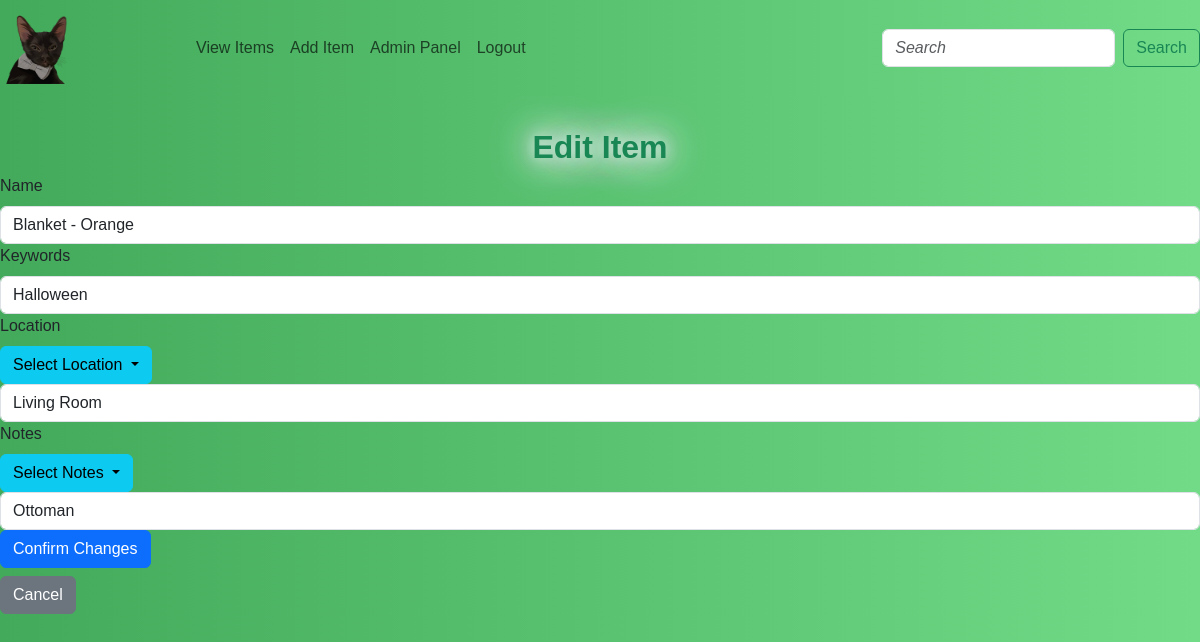
/edit/5 (signed in), run on the app's committed database.
### app/models.py (models this page shows, shortened)
class Item(db.Model):
    id = db.Column(db.Integer, primary_key=True)
    name = db.Column(db.String(100), nullable=False)
    keywords = db.Column(db.String(200), nullable=True)
    location = db.Column(db.String(100), nullable=False)
    notes = db.Column(db.String, nullable=True)

### app/routes.py (the view, shortened to what this page needs)
@app.route('/edit/<int:item_id>', methods=['GET', 'POST'])
@login_required
@admin_required
def edit_item(item_id):
    item = Item.query.get_or_404(item_id)
    form = ItemForm(obj=item)
    locations = get_distinct_locations()
    return render_template('edit_item.html', form=form, locations=locations)

### app/forms.py
class ItemForm(FlaskForm):
    name = StringField('Name', validators=[DataRequired()])
    keywords = StringField('Keywords')
    location = StringField('Location', validators=[DataRequired()])
    notes = StringField('Notes')
    submit = SubmitField('Add Item')

### app/__init__.py (called while the page is built)
@login_manager.user_loader
def load_user(user_id):
    return models.User.query.get(int(user_id))

### app/routes.py (called while the page is built)
def get_distinct_locations():
    locations = Item.query.with_entities(Item.location).distinct().all()
    return [loc[0] for loc in locations]

### app/templates/edit_item.html (shortened to what this page needs)
{% extends "base.html" %}
{% block content %}
<h2>Edit Item</h2>
<form method="POST" action="" class="form">
   <div class="form-group">
    {{ form.name.label(class="form-label") }}<br>
    {{ form.name(class="form-control", size=32, placeholder="What is the name of the item?") }}
  </div>
  <div class="form-group">
    {{ form.keywords.label(class="form-label") }}<br>
    {{ form.keywords(class="form-control", size=32, placeholder="Anything specific about this item?") }}
  </div>
  <div class="form-group">
    {{ form.location.label(class="form-label") }}<br>
    <div class="dropdown">
      <button class="btn btn-info dropdown-toggle" type="button" id="dropdownMenuButton" data-bs-toggle="dropdown" aria-expanded="false">
        Select Location
      </button>
    {{ form.location(class="form-control", size=32, id="locationInput", placeholder="What room is this in?") }}
  </div>
  <div class="form-group">
    {{ form.notes.label(class="form-label") }}<br>
    <div class="dropdown">
      <button class="btn btn-info dropdown-toggle" type="button" id="notesDropdownButton" data-bs-toggle="dropdown" aria-expanded="false">
        Select Notes
      </button>
    </div>
    {{ form.notes(class="form-control", placeholder="Where in the room is this item?") }}
  </div>
  <div class="form-group">
    <button type="submit" class="btn btn-primary" id=“btnAddItem”>Confirm Changes</button>
  </div>
</form>
<a href="{{ url_for('view_items') }}" class="btn btn-secondary mt-2" id=“btnCancel”>Cancel</a>
{% endblock %}

### app/static/styles.css (style rules this page uses)
body, .navbar { background: linear-gradient(to right, #42aa5a 0%, #71db88 100%); }
body { font-family: Arial, sans-serif; }
h2 { margin-top: 1em; text-align: center; text-shadow: 0 0 15px #fff, 0 0 50px #d1e7dd, 0 0 35px #fff, 0 0 20px #198754, 0 0 30px #d1e7dd, 0 0 40px #d1e7dd, 2px 2px 2px rgba(206,89,55,0); color: #198754; font-weight: bolder; }
input::placeholder, textarea::placeholder { font-style: italic; font-size: 16px; }

### data on the page
Item: name "Blanket - Orange", keywords "Halloween", location "Living Room", notes "Ottoman"
